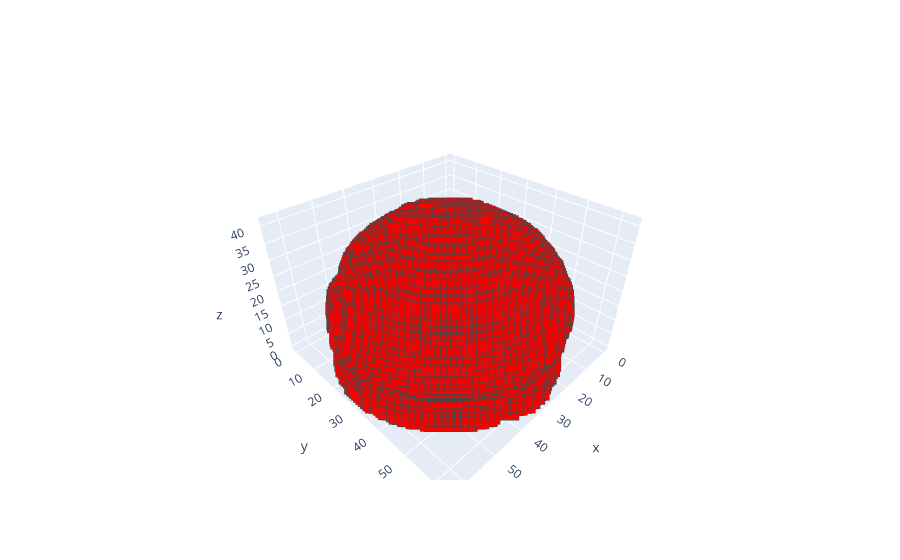

This figure's notebook cell:
### Code cell
ut.plot(fake_posprocess)

### Figure 1 — Plotly figure (JSON) as saved in the notebook; plotly's stock layout.template omitted (floating-point values rounded to 4 significant figures; data arrays with more than 128 entries replaced by an {"elided": "..."} marker saying what was removed)
{"data": [{"marker": {"color": "red", "line": {"color": "DarkSlateGrey", "width": 2}, "size": 5, "symbol": "square"}, "mode": "markers", "type": "scatter3d", "x": {"elided": "35992 int values"}, "y": {"elided": "35992 int values"}, "z": {"elided": "35992 int values"}}], "layout": {}}
